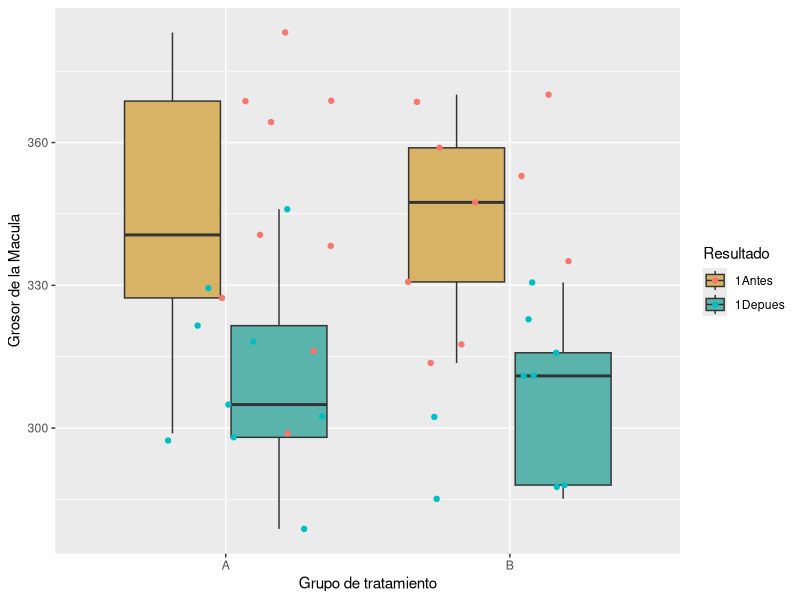
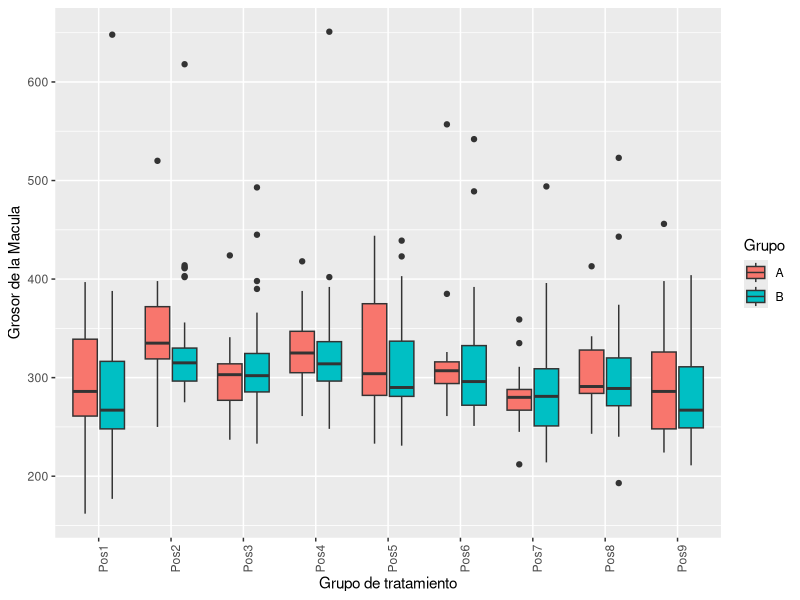
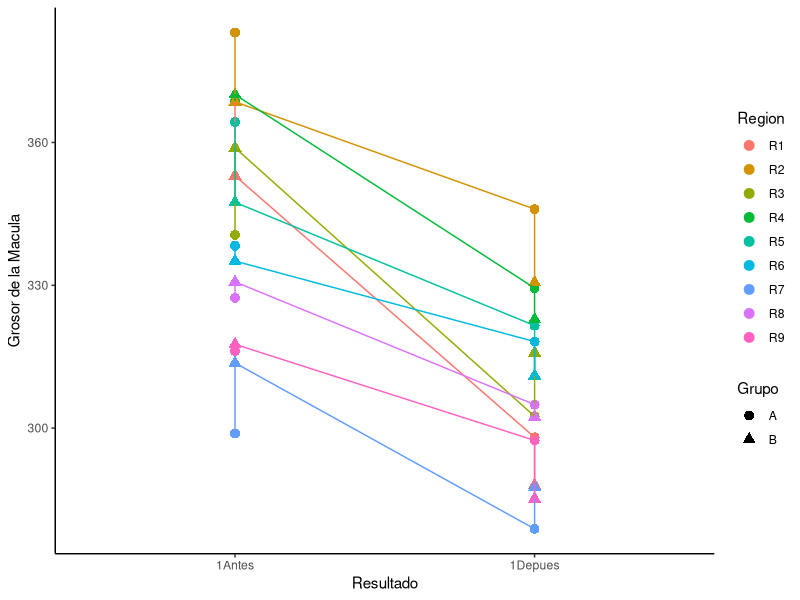
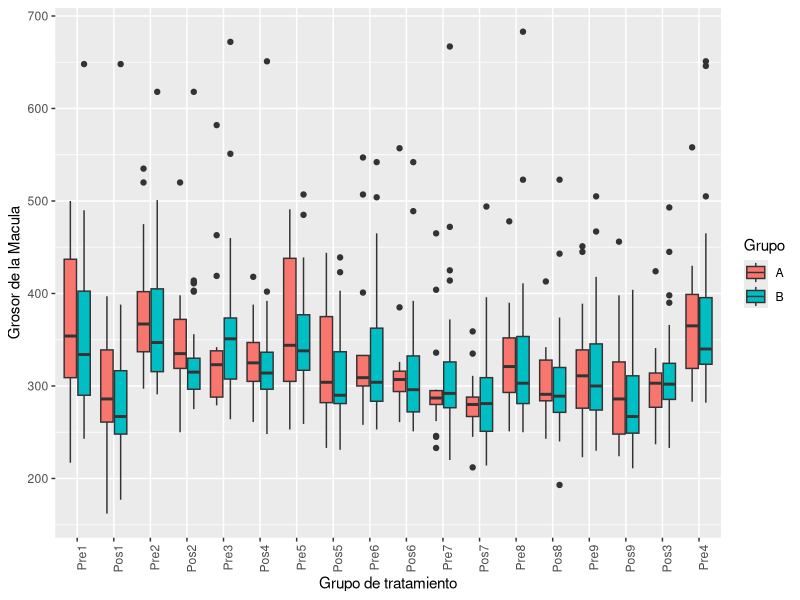
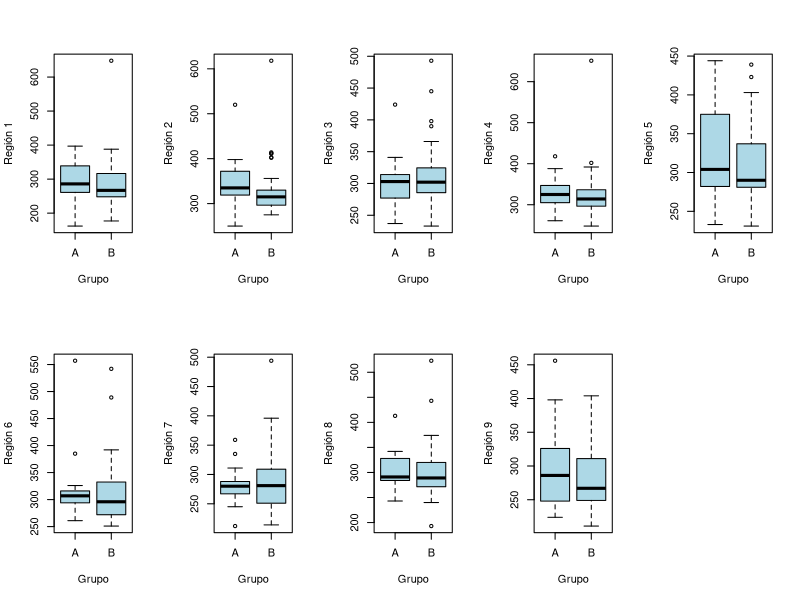

The R script that drew these images, in order:
## ---- chunk 1
knitr::opts_chunk$set(echo = FALSE, warning = FALSE, error = FALSE, message = FALSE)
library(tidyverse)
library(dplyr)
library(knitr)
library(bookdown)
library(ggplot2)
library(kableExtra)
## ---- chunk 2
AV<- read_csv("AV.csv")

D3<- AV %>% group_by(Grupo) %>%
  summarize (R1 = mean(Pre1), 
            R2 = mean(Pre2), 
            R3 = mean(Pre3), 
            R4 = mean(Pre4), 
            R5 = mean(Pre5), 
            R6 = mean(Pre6), 
            R7 = mean(Pre7), 
            R8 = mean(Pre8), 
            R9 = mean(Pre9)) %>%
  pivot_longer(starts_with("R"), names_to = "Region", values_to = "Media")


## ---- chunk 3
AV<- read_csv("AV.csv")
S3<- AV %>% group_by(Grupo) %>%
  summarize(R1 = sd(Pre1),  
            R2 = sd(Pre2), 
            R3 = sd(Pre3),
            R4 = sd(Pre4), 
            R5 = sd(Pre5),
            R6 = sd(Pre6),
            R7 = sd(Pre7), 
            R8 = sd(Pre8), 
            R9 = sd(Pre9))%>%
  pivot_longer(starts_with("R"), names_to = "Region", values_to = "SDpre")
## ---- chunk 4
AV<- read_csv("AV.csv")
S4<- AV %>% group_by(Grupo) %>%
  summarize(R1 = sd(Pos1),
            R2 = sd(Pos2),
            R3 = sd(Pos3),
            R4 = sd(Pos4), 
            R5 = sd(Pos5), 
            R6 = sd(Pos6),  
            R7 = sd(Pos7), 
            R8 = sd(Pos8), 
            R9 = sd(Pos9))%>%
  pivot_longer(starts_with("R"), names_to = "Region", values_to = "SDpos")

## ---- chunk 5
AV<- read_csv("AV.csv")
D4<- AV %>% group_by(Grupo) %>%
  summarize(R1 = mean(Pos1), 
            R2 = mean(Pos2),  
            R3 = mean(Pos3), 
            R4 = mean(Pos4), 
            R5 = mean(Pos5), 
            R6 = mean(Pos6),
            R7 = mean(Pos7), 
            R8 = mean(Pos8), 
            R9 = mean(Pos9)) %>%
  pivot_longer(starts_with("R"), names_to = "Region", values_to = "Med")


## ---- chunk 6

J2<- full_join(D3,S3)

## ---- chunk 7

J3<- full_join(D4,S4)

## ---- chunk 8

J4<- full_join(J2,J3)

knitr::kable(J4, digits = 2, caption = "Diferencia entre en grosor de la Macula Pre y Post Tx", 
    full_width = F, col.names =c('Grupo',' Región', 'Media Pre tx', 'SD', 'Media Post Tx', 'SD'), align = "cccc") %>% 
  kable_styling(bootstrap_options = c("striped", 
    "hover", "condensed"), full_width = F)%>% 
    scroll_box(width = "500px", height = "300px")
## ---- chunk 9
AV<- read_csv("AV.csv")
D5<- AV %>% group_by(Grupo) %>%
  summarize(R1 = mean(Pos1), 
            R2 = mean(Pos2),  
            R3 = mean(Pos3), 
            R4 = mean(Pos4), 
            R5 = mean(Pos5), 
            R6 = mean(Pos6),
            R7 = mean(Pos7), 
            R8 = mean(Pos8), 
            R9 = mean(Pos9)) %>%
  pivot_longer(starts_with("R"), names_to = "Region", values_to = "Med")%>%
  pivot_wider(names_from = Grupo, values_from=Med)



knitr::kable(D5, digits = 2, caption = "Diferencia entre en grosor de la macula entre tratamientos", 
    full_width = F, col.names =c('Region',' Media Tx A', 'Media Tx B'), align = "cccc") %>% 
  kable_styling(bootstrap_options = c("striped", 
    "hover", "condensed"), full_width = F)%>% 
    scroll_box(width = "400px", height = "300px")

## ---- chunk 10
AV<- read_csv("AV.csv")
A1<- AV %>% group_by(Grupo) %>%
  summarize (R1 = mean(Pre1), 
             R2 = mean(Pre2), 
             R3 = mean(Pre3), 
             R4 = mean(Pre4), 
             R5 = mean(Pre5), 
             R6 = mean(Pre6), 
             R7 = mean(Pre7), 
             R8 = mean(Pre8), 
             R9 = mean(Pre9)) %>%
  pivot_longer(starts_with("R"), names_to = "Region", values_to = "1Antes")
## ---- chunk 11

AV<- read_csv("AV.csv")

A2<- AV %>% group_by(Grupo) %>%
  summarize(R1 = mean(Pos1), 
            R2 = mean(Pos2),  
            R3 = mean(Pos3), 
            R4 = mean(Pos4), 
            R5 = mean(Pos5), 
            R6 = mean(Pos6),
            R7 = mean(Pos7), 
            R8 = mean(Pos8), 
            R9 = mean(Pos9)) %>%
  pivot_longer(starts_with("R"), names_to = "Region", values_to = "1Depues")

## ---- chunk 12
AV<- read_csv("AV.csv")
A3<- full_join (A1, A2)%>% 
  pivot_longer(starts_with("1"), names_to = "Resultado", values_to = "Media")
## ---- chunk 13
ggplot(A3, aes(x=Grupo, y=Media, fill=Resultado ))+
  geom_boxplot()+
  geom_jitter(aes(color = Resultado))+
  scale_fill_manual(values = c('#d8b365','#5ab4ac'))+
ylab ("Grosor de la Macula")+
  xlab("Grupo de tratamiento")
## ---- chunk 14
C2<- AV%>% 
  pivot_longer(starts_with("Pos"), names_to = "Regiones", values_to = "Grosor")

## ---- chunk 15
ggplot(C2, aes(x=Regiones, y=Grosor, fill=Grupo ))+
  geom_boxplot()+
  ylab ("Grosor de la Macula")+
  xlab("Grupo de tratamiento")+
  theme(axis.text.x = element_text(angle = 90, hjust = 1))
## ---- chunk 16
ggplot(A3, aes(x= Resultado, y= Media, col=Region, group=Region)) +
  geom_point(aes(shape=Grupo), size=3)+
  geom_line(show.legend = F)+
  theme_classic()+
  ylab ("Grosor de la Macula")+
xlab("Resultado")
## ---- chunk 17
C<- AV%>% 
  pivot_longer(starts_with("P"), names_to = "Regiones", values_to = "Grosor")
## ---- chunk 18
ggplot(C, aes(x= fct_relevel(Regiones, "Pre1" ,"Pos1","Pre2" ,"Pos2","Pre3" ,"Pos4", 
"Pre5","Pos5", "Pre6" ,"Pos6", "Pre7" ,"Pos7", "Pre8" ,"Pos8", "Pre9" ,"Pos9" ), y=Grosor, fill=Grupo ))+
  geom_boxplot()+
  ylab ("Grosor de la Macula")+
  xlab("Grupo de tratamiento")+
  theme(axis.text.x = element_text(angle = 90, hjust = 1))

## ---- chunk 19
attach(AV)
par(mfrow=c(2,5))
boxplot( Pos1 ~ Grupo, boxfill = "lightblue",xlab = "Grupo", ylab = "Región 1")
boxplot( Pos2 ~ Grupo, boxfill = "lightblue",xlab = "Grupo", ylab = "Región 2")
boxplot( Pos3 ~ Grupo, boxfill = "lightblue",xlab = "Grupo", ylab = "Región 3")
boxplot( Pos4 ~ Grupo, boxfill = "lightblue",xlab = "Grupo", ylab = "Región 4")
boxplot( Pos5 ~ Grupo, boxfill = "lightblue",xlab = "Grupo", ylab = "Región 5")
boxplot( Pos6 ~ Grupo, boxfill = "lightblue",xlab = "Grupo", ylab = "Región 6" )
boxplot( Pos7 ~ Grupo, boxfill = "lightblue",xlab = "Grupo", ylab = "Región 7")
boxplot( Pos8 ~ Grupo, boxfill = "lightblue",xlab = "Grupo", ylab = "Región 8")
boxplot( Pos9 ~ Grupo, boxfill = "lightblue",xlab = "Grupo", ylab = "Región 9")
